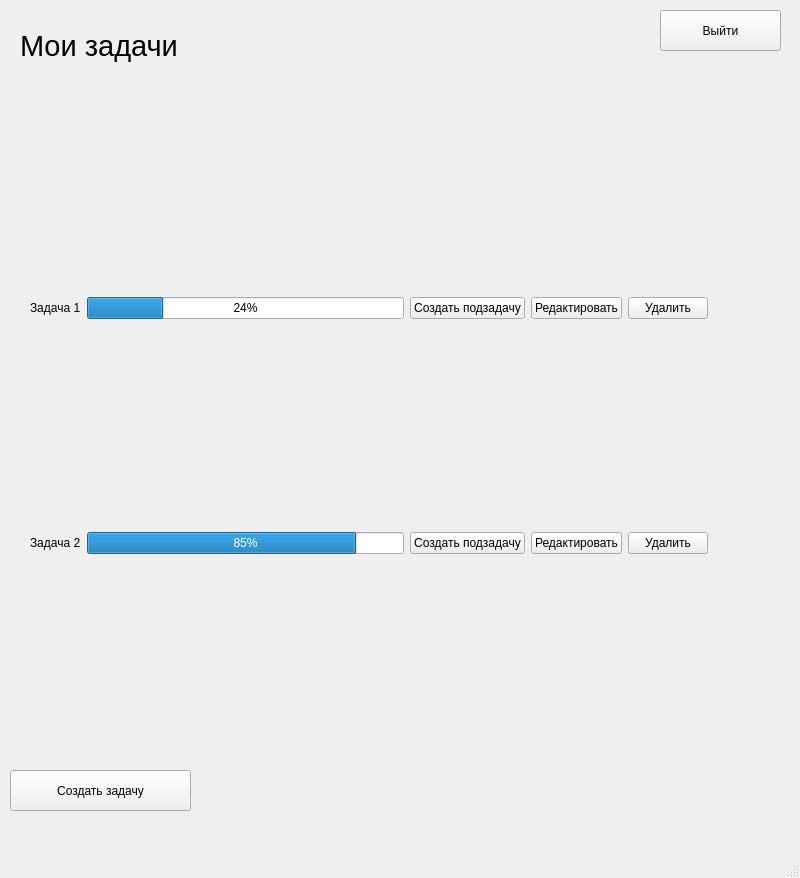
<?xml version="1.0" encoding="UTF-8"?>
<ui version="4.0">
 <class>MainWindow</class>
 <widget class="QMainWindow" name="MainWindow">
  <property name="geometry">
   <rect>
    <x>0</x>
    <y>0</y>
    <width>800</width>
    <height>878</height>
   </rect>
  </property>
  <property name="windowTitle">
   <string>MainWindow</string>
  </property>
  <widget class="QWidget" name="centralwidget">
   <widget class="QLabel" name="label">
    <property name="geometry">
     <rect>
      <x>20</x>
      <y>20</y>
      <width>201</width>
      <height>51</height>
     </rect>
    </property>
    <property name="font">
     <font>
      <pointsize>22</pointsize>
     </font>
    </property>
    <property name="text">
     <string>Мои задачи</string>
    </property>
   </widget>
   <widget class="QWidget" name="gridLayoutWidget">
    <property name="geometry">
     <rect>
      <x>30</x>
      <y>90</y>
      <width>678</width>
      <height>671</height>
     </rect>
    </property>
    <layout class="QGridLayout" name="gridLayout">
     <item row="0" column="4">
      <widget class="QPushButton" name="pushButton_3">
       <property name="text">
        <string>Удалить</string>
       </property>
      </widget>
     </item>
     <item row="0" column="3">
      <widget class="QPushButton" name="pushButton_2">
       <property name="text">
        <string>Редактировать</string>
       </property>
      </widget>
     </item>
     <item row="1" column="0">
      <widget class="QLabel" name="label_3">
       <property name="text">
        <string>Задача 2</string>
       </property>
      </widget>
     </item>
     <item row="1" column="3">
      <widget class="QPushButton" name="pushButton_5">
       <property name="text">
        <string>Редактировать</string>
       </property>
      </widget>
     </item>
     <item row="1" column="4">
      <widget class="QPushButton" name="pushButton_6">
       <property name="text">
        <string>Удалить</string>
       </property>
      </widget>
     </item>
     <item row="1" column="2">
      <widget class="QPushButton" name="pushButton_4">
       <property name="text">
        <string>Создать подзадачу</string>
       </property>
      </widget>
     </item>
     <item row="0" column="0">
      <widget class="QLabel" name="label_2">
       <property name="text">
        <string>Задача 1</string>
       </property>
      </widget>
     </item>
     <item row="0" column="1">
      <widget class="QProgressBar" name="progressBar">
       <property name="value">
        <number>24</number>
       </property>
      </widget>
     </item>
     <item row="0" column="2">
      <widget class="QPushButton" name="pushButton">
       <property name="text">
        <string>Создать подзадачу</string>
       </property>
      </widget>
     </item>
     <item row="1" column="1">
      <widget class="QProgressBar" name="progressBar_2">
       <property name="value">
        <number>85</number>
       </property>
      </widget>
     </item>
    </layout>
   </widget>
   <widget class="QPushButton" name="creator">
    <property name="geometry">
     <rect>
      <x>10</x>
      <y>770</y>
      <width>181</width>
      <height>41</height>
     </rect>
    </property>
    <property name="text">
     <string>Создать задачу</string>
    </property>
   </widget>
   <widget class="QPushButton" name="logoutButton">
    <property name="geometry">
     <rect>
      <x>660</x>
      <y>10</y>
      <width>121</width>
      <height>41</height>
     </rect>
    </property>
    <property name="text">
     <string>Выйти</string>
    </property>
   </widget>
  </widget>
  <widget class="QMenuBar" name="menubar">
   <property name="geometry">
    <rect>
     <x>0</x>
     <y>0</y>
     <width>800</width>
     <height>21</height>
    </rect>
   </property>
  </widget>
  <widget class="QStatusBar" name="statusbar"/>
 </widget>
 <resources/>
 <connections/>
</ui>
